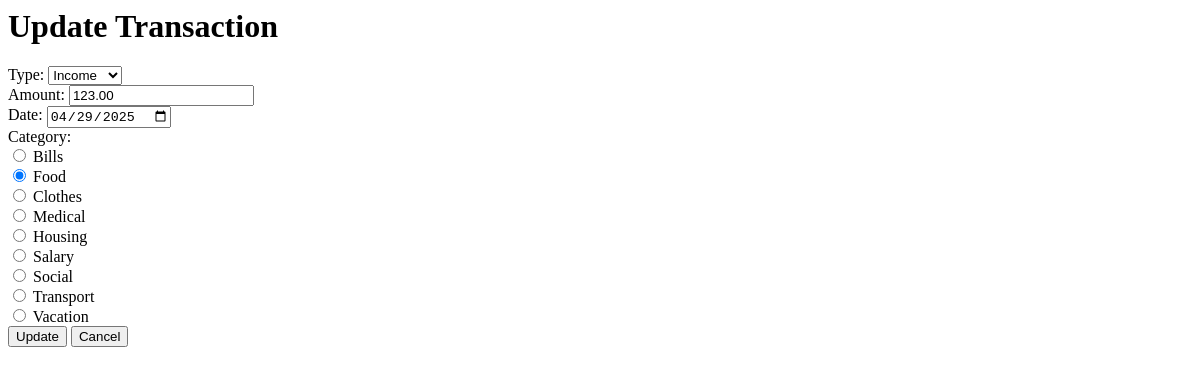
The app's page /transactions/38/update/ (signed in), older data.
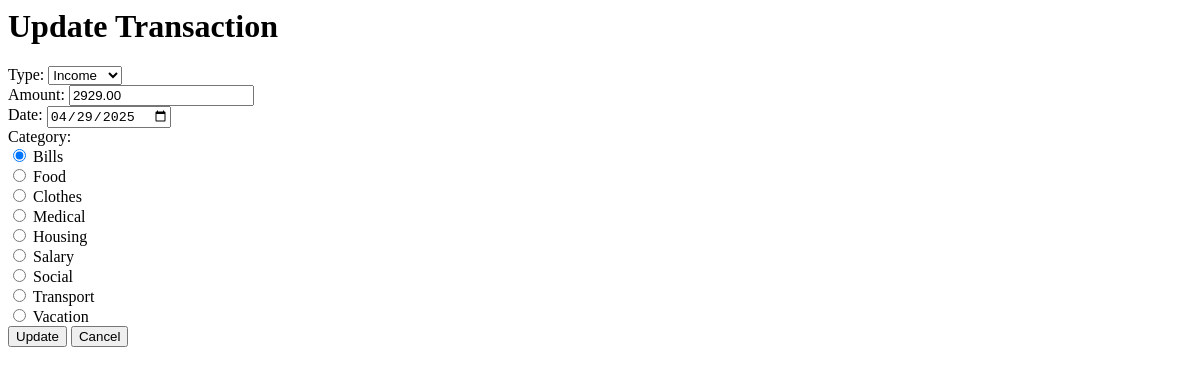
The same page, newer data.
### tracker/models.py (models this page shows, shortened)
class Transaction(models.Model):
    TRANSACTION_TYPE_CHOICES = (
        ('income', 'Income'),
        ('expense', 'Expense'),
    )
    user = models.ForeignKey(User, on_delete=models.CASCADE)
    category = models.ForeignKey(Category, on_delete=models.CASCADE)
    type = models.CharField(max_length=7, choices=TRANSACTION_TYPE_CHOICES)
    amount = models.DecimalField(max_digits=10, decimal_places=2)
    date = models.DateField()
    objects = TransactionQuerySet.as_manager()
    class Meta:
        ordering = ('-date',)

### tracker/views.py (the view, shortened to what this page needs)
# urls.py: path("transactions/<int:pk>/update/", views.update_transaction, name='update-transaction'),
@login_required
def update_transaction(request, pk):
    transaction = get_object_or_404(Transaction, pk=pk)
    context = {
        'form': TransactionForm(instance=transaction),
        'transaction': transaction,
    }
    return render(request, 'tracker/partials/update-transaction.html', context)

### tracker/forms.py (shortened to what this page needs)
class TransactionForm(forms.ModelForm):
    category = forms.ModelChoiceField(
        queryset=Category.objects.all(),
        widget=forms.RadioSelect(),
    )
    class Meta:
        model = Transaction
        fields = (
            'type',
            'amount',
            'date',
            'category',
        )
        widgets = {
            'date': forms.DateInput(attrs={'type': 'date'}),
        }

### tracker/models.py (called while the page is built)
    def __str__(self):
        return self.name

### tracker/templates/tracker/partials/update-transaction.html
{% block content %}
<div class="max-w-xl mx-auto p-6">
    <h1 class="text-3xl font-semibold text-white mb-6">Update Transaction</h1>
    <form hx-post="{% url 'update-transaction' transaction.pk %}">
        {% include 'tracker/partials/transaction-form.html' %}
        <button type="submit" class="btn mt-6 w-full py-2 bg-blue-600 hover:bg-blue-700 text-white font-semibold rounded-lg shadow">
            Update
        </button>
        <button class="btn mt-2 w-full py-2 bg-orange-600 hover:bg-orange-700 text-white font-semibold rounded-lg shadow"
            hx-get="{% url 'transactions-list' %}"
            hx-target="#transaction-block"
            hx-push-url="true"
        >
            Cancel
        </button>
    </form>
</div>
{% endblock content %}

### tracker/templates/tracker/partials/transaction-form.html (shortened to what this page needs)
{% load widget_tweaks %}
<div class="mb-4">
    {{ form.type|add_label_class:"block mb-1 text-white font-medium" }}
    {% render_field form.type class="input w-full px-4 py-2 rounded-lg border border-zinc-600 bg-zinc-700 text-white" %}
</div>
<div class="mb-4">
    {{ form.amount|add_label_class:"block mb-1 text-white font-medium" }}
    {% render_field form.amount class="input w-full px-4 py-2 rounded-lg border border-zinc-600 bg-zinc-700 text-white" %}
</div>
<div class="mb-4">
    {{ form.date|add_label_class:"block mb-1 text-white font-medium" }}
    {% render_field form.date class="input w-full px-4 py-2 rounded-lg border border-zinc-600 bg-zinc-700 text-white" %}
</div>
<div class="mb-4">
    {{ form.category|add_label_class:"block mb-1 text-white font-medium" }}
    {% render_field form.category class="text-green-500 border-gray-300 rounded focus:ring-green-500" %}
</div>

Row changes from the older to the newer data that the page shows:
changed Transaction "Type:": amount "123.00" → "2929.00"; category_id "☐ Bills ☑ Food ☐ Clothes ☐ Medical ☐ Housing ☐ Salary ☐ Social ☐ Transport ☐ Vacation" → "☑ Bills ☐ Food ☐ Clothes ☐ Medical ☐ Housing ☐ Salary ☐ Social ☐ Transport ☐ Vacation"
